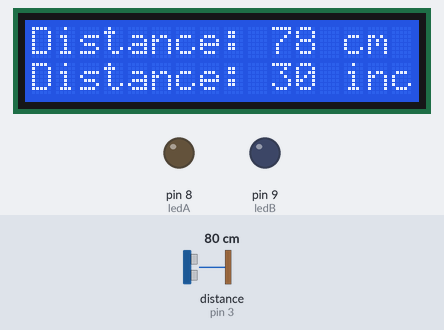
The sketch below on a simulated Arduino Uno, built with avr-gcc and run on an emulated ATmega328P. Parts: 16×2 character LCD, output pins drawn as LEDs (lit = HIGH). Wiring (inferred from the names in the program): ultrasonic range finder: trigger pin 2; echo pin 3. Inputs (shaded band) come from the test bench; at power-on: distance to the obstacle (sensor on pin 3) 80 cm. The echo pulse lasts 58.3 µs per cm; pins used as bus, display or sensor lines are not drawn.

Above: at 1.3 s.
1.4 s: distance to the obstacle (sensor on pin 3) set to 15 cm
At 2.1 s:
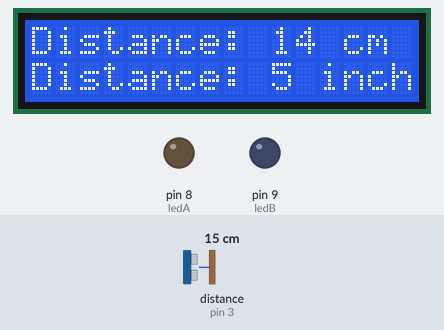
2.9 s: distance to the obstacle (sensor on pin 3) set to 12 cm
At 4.1 s:
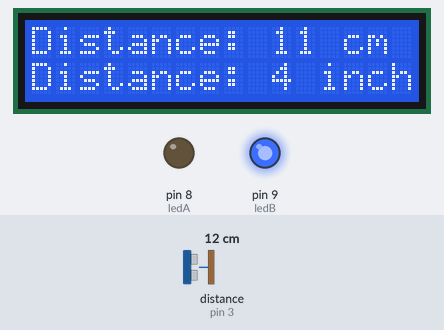
4.4 s: distance to the obstacle (sensor on pin 3) set to 9 cm
At 5.1 s:
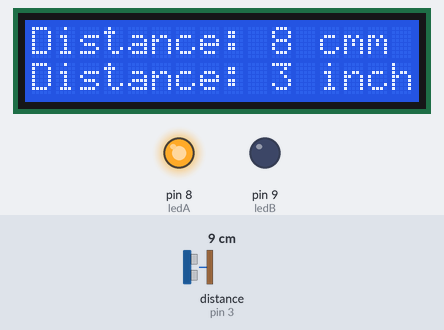
5.9 s: distance to the obstacle (sensor on pin 3) set to 18 cm
At 6.7 s:
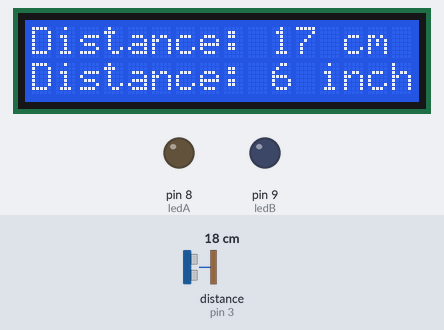
7.4 s: distance to the obstacle (sensor on pin 3) set to 2 cm
At 7.8 s:
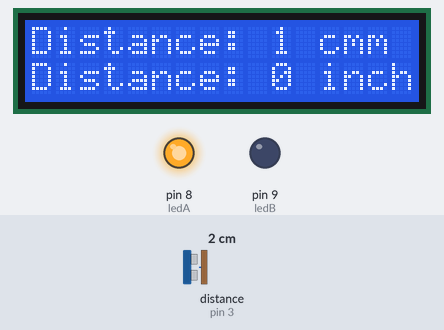
Timing chart, 0 to 9.9 s (numbered marks = the images above; inputs shaded):
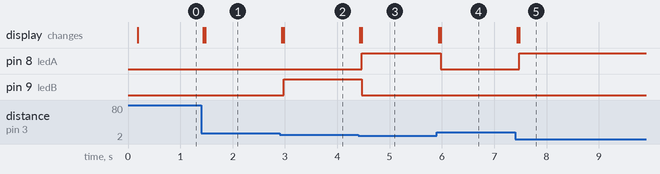

The sketch:

Ultrasonic_and_LCD.ino
```cpp
#include <Wire.h>
#include <LiquidCrystal_I2C.h>

LiquidCrystal_I2C lcd(0x27, 16, 2);

const int trigPin = 2;
const int echoPin = 3;

long duration;
int distanceCM, distanceInch;

int ledA = 8;
int ledB = 9;
int ledC = 10;

void setup() {

  pinMode(trigPin, OUTPUT);
  pinMode(echoPin, INPUT);

  pinMode(ledA, OUTPUT);
  pinMode(ledB, OUTPUT);

  lcd.init();
  lcd.begin(16, 2);
  lcd.backlight();

}

void loop() {

  digitalWrite(trigPin, LOW);
  delayMicroseconds(2);

  digitalWrite(trigPin, HIGH);
  delayMicroseconds(10);
  digitalWrite(trigPin, LOW);

  duration = pulseIn(echoPin, HIGH);
  distanceCM = duration*0.034/2;
  distanceInch = duration*0.0133/2;

  lcd.setCursor(0, 0);
  lcd.print("Distance: ");
  lcd.print(distanceCM);
  lcd.print(" cm");
  delay(10);

  lcd.setCursor(0, 1);
  lcd.print("Distance: ");
  lcd.print(distanceInch);
  lcd.print(" inch");
  delay(10);


  // Main functionality
  if (distanceCM == 11 || distanceInch == 4) {
    digitalWrite(ledA, LOW);
    digitalWrite(ledB, HIGH);
    digitalWrite(ledC, LOW);
  }
  else if (distanceCM > 11 || distanceInch > 4){
    digitalWrite(ledA, LOW);
    digitalWrite(ledB, LOW);
    digitalWrite(ledC, HIGH);
  }
  else {
    digitalWrite(ledA, HIGH);
    digitalWrite(ledB, LOW);
    digitalWrite(ledC, LOW);
  }

}
```

Measured:
- the behaviour switches between 14 and 13 cm on distance to the obstacle (sensor on pin 3) (found by bisection; images 1 and 2)
- the behaviour switches between 11 and 10 cm on distance to the obstacle (sensor on pin 3) (found by bisection; images 2 and 3)
- after the input at 1.4 s, the display: first changes at once (image 1 shows a later state)
- after the input at 2.9 s, pin 9 (ledB): LOW → HIGH after 0.07 s; the display: first changes at once (image 2 shows a later state)
- after the input at 4.4 s, pin 8 (ledA): LOW → HIGH after 0.06 s; pin 9 (ledB): HIGH → LOW after 0.06 s; the display: first changes at once (image 3 shows a later state)
- after the input at 5.9 s, pin 8 (ledA): HIGH → LOW after 0.08 s; the display: first changes at once (image 4 shows a later state)
- after the input at 7.4 s, pin 8 (ledA): LOW → HIGH after 0.08 s; the display: first changes at once (image 5 shows a later state)
